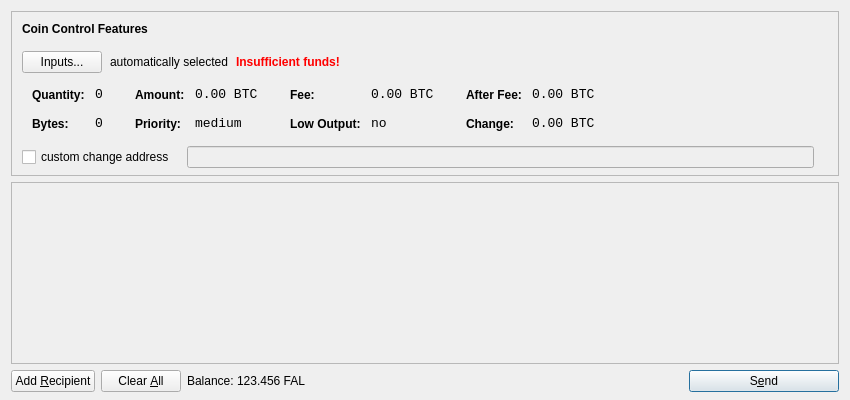
<?xml version="1.0" encoding="UTF-8"?>
<ui version="4.0">
 <class>SendCoinsDialog</class>
 <widget class="QDialog" name="SendCoinsDialog">
  <property name="geometry">
   <rect>
    <x>0</x>
    <y>0</y>
    <width>850</width>
    <height>400</height>
   </rect>
  </property>
  <property name="windowTitle">
   <string>Send Coins</string>
  </property>
  <layout class="QVBoxLayout" name="verticalLayout" stretch="0,1,0">
   <property name="bottomMargin">
    <number>8</number>
   </property>
   <item>
    <widget class="QFrame" name="frameCoinControl">
     <property name="sizePolicy">
      <sizepolicy hsizetype="Expanding" vsizetype="Expanding">
       <horstretch>0</horstretch>
       <verstretch>0</verstretch>
      </sizepolicy>
     </property>
     <property name="maximumSize">
      <size>
       <width>16777215</width>
       <height>16777215</height>
      </size>
     </property>
     <property name="frameShape">
      <enum>QFrame::StyledPanel</enum>
     </property>
     <property name="frameShadow">
      <enum>QFrame::Sunken</enum>
     </property>
     <layout class="QVBoxLayout" name="verticalLayoutCoinControl2">
      <property name="spacing">
       <number>-1</number>
      </property>
      <property name="leftMargin">
       <number>0</number>
      </property>
      <property name="topMargin">
       <number>0</number>
      </property>
      <property name="rightMargin">
       <number>0</number>
      </property>
      <property name="bottomMargin">
       <number>6</number>
      </property>
      <item>
       <layout class="QVBoxLayout" name="verticalLayoutCoinControl" stretch="0,0,0,0,1">
        <property name="spacing">
         <number>0</number>
        </property>
        <property name="leftMargin">
         <number>10</number>
        </property>
        <property name="topMargin">
         <number>10</number>
        </property>
        <item>
         <layout class="QHBoxLayout" name="horizontalLayoutCoinControl1">
          <property name="bottomMargin">
           <number>15</number>
          </property>
          <item>
           <widget class="QLabel" name="labelCoinControlFeatures">
            <property name="sizePolicy">
             <sizepolicy hsizetype="Preferred" vsizetype="Maximum">
              <horstretch>0</horstretch>
              <verstretch>0</verstretch>
             </sizepolicy>
            </property>
            <property name="font">
             <font>
              <weight>75</weight>
              <bold>true</bold>
             </font>
            </property>
            <property name="styleSheet">
             <string notr="true">font-weight:bold;</string>
            </property>
            <property name="text">
             <string>Coin Control Features</string>
            </property>
           </widget>
          </item>
         </layout>
        </item>
        <item>
         <layout class="QHBoxLayout" name="horizontalLayoutCoinControl2" stretch="0,0,0,0">
          <property name="spacing">
           <number>8</number>
          </property>
          <property name="bottomMargin">
           <number>10</number>
          </property>
          <item>
           <widget class="QPushButton" name="pushButtonCoinControl">
            <property name="styleSheet">
             <string notr="true"/>
            </property>
            <property name="text">
             <string>Inputs...</string>
            </property>
           </widget>
          </item>
          <item>
           <widget class="QLabel" name="labelCoinControlAutomaticallySelected">
            <property name="text">
             <string>automatically selected</string>
            </property>
            <property name="margin">
             <number>5</number>
            </property>
           </widget>
          </item>
          <item>
           <widget class="QLabel" name="labelCoinControlInsuffFunds">
            <property name="font">
             <font>
              <weight>75</weight>
              <bold>true</bold>
             </font>
            </property>
            <property name="styleSheet">
             <string notr="true">color:red;font-weight:bold;</string>
            </property>
            <property name="text">
             <string>Insufficient funds!</string>
            </property>
            <property name="margin">
             <number>5</number>
            </property>
           </widget>
          </item>
          <item>
           <spacer name="horizontalSpacerCoinControl">
            <property name="orientation">
             <enum>Qt::Horizontal</enum>
            </property>
            <property name="sizeHint" stdset="0">
             <size>
              <width>40</width>
              <height>1</height>
             </size>
            </property>
           </spacer>
          </item>
         </layout>
        </item>
        <item>
         <widget class="QWidget" name="widgetCoinControl" native="true">
          <property name="sizePolicy">
           <sizepolicy hsizetype="Preferred" vsizetype="Preferred">
            <horstretch>0</horstretch>
            <verstretch>0</verstretch>
           </sizepolicy>
          </property>
          <property name="minimumSize">
           <size>
            <width>0</width>
            <height>0</height>
           </size>
          </property>
          <property name="styleSheet">
           <string notr="true"/>
          </property>
          <layout class="QHBoxLayout" name="horizontalLayoutCoinControl5">
           <property name="margin">
            <number>0</number>
           </property>
           <item>
            <layout class="QHBoxLayout" name="horizontalLayoutCoinControl3" stretch="0,0,0,1">
             <property name="spacing">
              <number>20</number>
             </property>
             <property name="topMargin">
              <number>0</number>
             </property>
             <property name="bottomMargin">
              <number>10</number>
             </property>
             <item>
              <layout class="QFormLayout" name="formLayoutCoinControl1">
               <property name="horizontalSpacing">
                <number>10</number>
               </property>
               <property name="verticalSpacing">
                <number>14</number>
               </property>
               <property name="leftMargin">
                <number>10</number>
               </property>
               <property name="topMargin">
                <number>4</number>
               </property>
               <property name="rightMargin">
                <number>6</number>
               </property>
               <item row="0" column="0">
                <widget class="QLabel" name="labelCoinControlQuantityText">
                 <property name="styleSheet">
                  <string notr="true">font-weight:bold;</string>
                 </property>
                 <property name="text">
                  <string>Quantity:</string>
                 </property>
                 <property name="margin">
                  <number>0</number>
                 </property>
                </widget>
               </item>
               <item row="0" column="1">
                <widget class="QLabel" name="labelCoinControlQuantity">
                 <property name="font">
                  <font>
                   <family>Monospace</family>
                   <pointsize>10</pointsize>
                  </font>
                 </property>
                 <property name="cursor">
                  <cursorShape>IBeamCursor</cursorShape>
                 </property>
                 <property name="contextMenuPolicy">
                  <enum>Qt::ActionsContextMenu</enum>
                 </property>
                 <property name="text">
                  <string notr="true">0</string>
                 </property>
                 <property name="margin">
                  <number>0</number>
                 </property>
                 <property name="textInteractionFlags">
                  <set>Qt::LinksAccessibleByMouse|Qt::TextSelectableByKeyboard|Qt::TextSelectableByMouse</set>
                 </property>
                </widget>
               </item>
               <item row="1" column="0">
                <widget class="QLabel" name="labelCoinControlBytesText">
                 <property name="styleSheet">
                  <string notr="true">font-weight:bold;</string>
                 </property>
                 <property name="text">
                  <string>Bytes:</string>
                 </property>
                </widget>
               </item>
               <item row="1" column="1">
                <widget class="QLabel" name="labelCoinControlBytes">
                 <property name="font">
                  <font>
                   <family>Monospace</family>
                   <pointsize>10</pointsize>
                  </font>
                 </property>
                 <property name="cursor">
                  <cursorShape>IBeamCursor</cursorShape>
                 </property>
                 <property name="contextMenuPolicy">
                  <enum>Qt::ActionsContextMenu</enum>
                 </property>
                 <property name="text">
                  <string notr="true">0</string>
                 </property>
                 <property name="textInteractionFlags">
                  <set>Qt::LinksAccessibleByMouse|Qt::TextSelectableByKeyboard|Qt::TextSelectableByMouse</set>
                 </property>
                </widget>
               </item>
              </layout>
             </item>
             <item>
              <layout class="QFormLayout" name="formLayoutCoinControl2">
               <property name="horizontalSpacing">
                <number>10</number>
               </property>
               <property name="verticalSpacing">
                <number>14</number>
               </property>
               <property name="leftMargin">
                <number>6</number>
               </property>
               <property name="topMargin">
                <number>4</number>
               </property>
               <property name="rightMargin">
                <number>6</number>
               </property>
               <item row="0" column="0">
                <widget class="QLabel" name="labelCoinControlAmountText">
                 <property name="styleSheet">
                  <string notr="true">font-weight:bold;</string>
                 </property>
                 <property name="text">
                  <string>Amount:</string>
                 </property>
                 <property name="margin">
                  <number>0</number>
                 </property>
                </widget>
               </item>
               <item row="0" column="1">
                <widget class="QLabel" name="labelCoinControlAmount">
                 <property name="font">
                  <font>
                   <family>Monospace</family>
                   <pointsize>10</pointsize>
                  </font>
                 </property>
                 <property name="cursor">
                  <cursorShape>IBeamCursor</cursorShape>
                 </property>
                 <property name="contextMenuPolicy">
                  <enum>Qt::ActionsContextMenu</enum>
                 </property>
                 <property name="text">
                  <string notr="true">0.00 BTC</string>
                 </property>
                 <property name="textInteractionFlags">
                  <set>Qt::LinksAccessibleByMouse|Qt::TextSelectableByKeyboard|Qt::TextSelectableByMouse</set>
                 </property>
                </widget>
               </item>
               <item row="1" column="0">
                <widget class="QLabel" name="labelCoinControlPriorityText">
                 <property name="styleSheet">
                  <string notr="true">font-weight:bold;</string>
                 </property>
                 <property name="text">
                  <string>Priority:</string>
                 </property>
                </widget>
               </item>
               <item row="1" column="1">
                <widget class="QLabel" name="labelCoinControlPriority">
                 <property name="font">
                  <font>
                   <family>Monospace</family>
                   <pointsize>10</pointsize>
                  </font>
                 </property>
                 <property name="cursor">
                  <cursorShape>IBeamCursor</cursorShape>
                 </property>
                 <property name="contextMenuPolicy">
                  <enum>Qt::ActionsContextMenu</enum>
                 </property>
                 <property name="text">
                  <string>medium</string>
                 </property>
                 <property name="textInteractionFlags">
                  <set>Qt::LinksAccessibleByMouse|Qt::TextSelectableByKeyboard|Qt::TextSelectableByMouse</set>
                 </property>
                </widget>
               </item>
              </layout>
             </item>
             <item>
              <layout class="QFormLayout" name="formLayoutCoinControl3">
               <property name="horizontalSpacing">
                <number>10</number>
               </property>
               <property name="verticalSpacing">
                <number>14</number>
               </property>
               <property name="leftMargin">
                <number>6</number>
               </property>
               <property name="topMargin">
                <number>4</number>
               </property>
               <property name="rightMargin">
                <number>6</number>
               </property>
               <item row="0" column="0">
                <widget class="QLabel" name="labelCoinControlFeeText">
                 <property name="styleSheet">
                  <string notr="true">font-weight:bold;</string>
                 </property>
                 <property name="text">
                  <string>Fee:</string>
                 </property>
                 <property name="margin">
                  <number>0</number>
                 </property>
                </widget>
               </item>
               <item row="0" column="1">
                <widget class="QLabel" name="labelCoinControlFee">
                 <property name="font">
                  <font>
                   <family>Monospace</family>
                   <pointsize>10</pointsize>
                  </font>
                 </property>
                 <property name="cursor">
                  <cursorShape>IBeamCursor</cursorShape>
                 </property>
                 <property name="contextMenuPolicy">
                  <enum>Qt::ActionsContextMenu</enum>
                 </property>
                 <property name="text">
                  <string notr="true">0.00 BTC</string>
                 </property>
                 <property name="textInteractionFlags">
                  <set>Qt::LinksAccessibleByMouse|Qt::TextSelectableByKeyboard|Qt::TextSelectableByMouse</set>
                 </property>
                </widget>
               </item>
               <item row="1" column="0">
                <widget class="QLabel" name="labelCoinControlLowOutputText">
                 <property name="styleSheet">
                  <string notr="true">font-weight:bold;</string>
                 </property>
                 <property name="text">
                  <string>Low Output:</string>
                 </property>
                </widget>
               </item>
               <item row="1" column="1">
                <widget class="QLabel" name="labelCoinControlLowOutput">
                 <property name="font">
                  <font>
                   <family>Monospace</family>
                   <pointsize>10</pointsize>
                  </font>
                 </property>
                 <property name="cursor">
                  <cursorShape>IBeamCursor</cursorShape>
                 </property>
                 <property name="contextMenuPolicy">
                  <enum>Qt::ActionsContextMenu</enum>
                 </property>
                 <property name="text">
                  <string>no</string>
                 </property>
                 <property name="textInteractionFlags">
                  <set>Qt::LinksAccessibleByMouse|Qt::TextSelectableByKeyboard|Qt::TextSelectableByMouse</set>
                 </property>
                </widget>
               </item>
              </layout>
             </item>
             <item>
              <layout class="QFormLayout" name="formLayoutCoinControl4">
               <property name="horizontalSpacing">
                <number>10</number>
               </property>
               <property name="verticalSpacing">
                <number>14</number>
               </property>
               <property name="leftMargin">
                <number>6</number>
               </property>
               <property name="topMargin">
                <number>4</number>
               </property>
               <property name="rightMargin">
                <number>6</number>
               </property>
               <item row="0" column="0">
                <widget class="QLabel" name="labelCoinControlAfterFeeText">
                 <property name="styleSheet">
                  <string notr="true">font-weight:bold;</string>
                 </property>
                 <property name="text">
                  <string>After Fee:</string>
                 </property>
                 <property name="margin">
                  <number>0</number>
                 </property>
                </widget>
               </item>
               <item row="0" column="1">
                <widget class="QLabel" name="labelCoinControlAfterFee">
                 <property name="font">
                  <font>
                   <family>Monospace</family>
                   <pointsize>10</pointsize>
                  </font>
                 </property>
                 <property name="cursor">
                  <cursorShape>IBeamCursor</cursorShape>
                 </property>
                 <property name="contextMenuPolicy">
                  <enum>Qt::ActionsContextMenu</enum>
                 </property>
                 <property name="text">
                  <string notr="true">0.00 BTC</string>
                 </property>
                 <property name="textInteractionFlags">
                  <set>Qt::LinksAccessibleByMouse|Qt::TextSelectableByKeyboard|Qt::TextSelectableByMouse</set>
                 </property>
                </widget>
               </item>
               <item row="1" column="0">
                <widget class="QLabel" name="labelCoinControlChangeText">
                 <property name="styleSheet">
                  <string notr="true">font-weight:bold;</string>
                 </property>
                 <property name="text">
                  <string>Change:</string>
                 </property>
                </widget>
               </item>
               <item row="1" column="1">
                <widget class="QLabel" name="labelCoinControlChange">
                 <property name="font">
                  <font>
                   <family>Monospace</family>
                   <pointsize>10</pointsize>
                  </font>
                 </property>
                 <property name="cursor">
                  <cursorShape>IBeamCursor</cursorShape>
                 </property>
                 <property name="contextMenuPolicy">
                  <enum>Qt::ActionsContextMenu</enum>
                 </property>
                 <property name="text">
                  <string notr="true">0.00 BTC</string>
                 </property>
                 <property name="textInteractionFlags">
                  <set>Qt::LinksAccessibleByMouse|Qt::TextSelectableByKeyboard|Qt::TextSelectableByMouse</set>
                 </property>
                </widget>
               </item>
              </layout>
             </item>
            </layout>
           </item>
          </layout>
         </widget>
        </item>
        <item>
         <layout class="QHBoxLayout" name="horizontalLayoutCoinControl4" stretch="0,0,0">
          <property name="spacing">
           <number>12</number>
          </property>
          <property name="sizeConstraint">
           <enum>QLayout::SetDefaultConstraint</enum>
          </property>
          <property name="topMargin">
           <number>5</number>
          </property>
          <property name="rightMargin">
           <number>5</number>
          </property>
          <item>
           <widget class="QCheckBox" name="checkBoxCoinControlChange">
            <property name="text">
             <string>custom change address</string>
            </property>
           </widget>
          </item>
          <item>
           <widget class="QLineEdit" name="lineEditCoinControlChange">
            <property name="enabled">
             <bool>false</bool>
            </property>
            <property name="sizePolicy">
             <sizepolicy hsizetype="Expanding" vsizetype="Fixed">
              <horstretch>0</horstretch>
              <verstretch>0</verstretch>
             </sizepolicy>
            </property>
           </widget>
          </item>
          <item>
           <widget class="QLabel" name="labelCoinControlChangeLabel">
            <property name="sizePolicy">
             <sizepolicy hsizetype="Preferred" vsizetype="Expanding">
              <horstretch>0</horstretch>
              <verstretch>0</verstretch>
             </sizepolicy>
            </property>
            <property name="minimumSize">
             <size>
              <width>0</width>
              <height>0</height>
             </size>
            </property>
            <property name="text">
             <string/>
            </property>
            <property name="margin">
             <number>3</number>
            </property>
           </widget>
          </item>
         </layout>
        </item>
        <item>
         <spacer name="verticalSpacerCoinControl">
          <property name="orientation">
           <enum>Qt::Vertical</enum>
          </property>
          <property name="sizeHint" stdset="0">
           <size>
            <width>800</width>
            <height>1</height>
           </size>
          </property>
         </spacer>
        </item>
       </layout>
      </item>
     </layout>
    </widget>
   </item>
   <item>
    <widget class="QScrollArea" name="scrollArea">
     <property name="widgetResizable">
      <bool>true</bool>
     </property>
     <widget class="QWidget" name="scrollAreaWidgetContents">
      <property name="geometry">
       <rect>
        <x>0</x>
        <y>0</y>
        <width>830</width>
        <height>165</height>
       </rect>
      </property>
      <layout class="QVBoxLayout" name="verticalLayout_2">
       <property name="margin">
        <number>0</number>
       </property>
       <item>
        <layout class="QVBoxLayout" name="entries">
         <property name="spacing">
          <number>6</number>
         </property>
        </layout>
       </item>
       <item>
        <spacer name="verticalSpacer">
         <property name="orientation">
          <enum>Qt::Vertical</enum>
         </property>
         <property name="sizeHint" stdset="0">
          <size>
           <width>20</width>
           <height>40</height>
          </size>
         </property>
        </spacer>
       </item>
      </layout>
     </widget>
    </widget>
   </item>
   <item>
    <layout class="QHBoxLayout" name="horizontalLayout">
     <item>
      <widget class="QPushButton" name="addButton">
       <property name="toolTip">
        <string>Send to multiple recipients at once</string>
       </property>
       <property name="text">
        <string>Add &amp;Recipient</string>
       </property>
       <property name="icon">
        <iconset resource="../bitcoin.qrc">
         <normaloff>:/icons/add</normaloff>:/icons/add</iconset>
       </property>
       <property name="autoDefault">
        <bool>false</bool>
       </property>
      </widget>
     </item>
     <item>
      <widget class="QPushButton" name="clearButton">
       <property name="sizePolicy">
        <sizepolicy hsizetype="Minimum" vsizetype="Fixed">
         <horstretch>0</horstretch>
         <verstretch>0</verstretch>
        </sizepolicy>
       </property>
       <property name="toolTip">
        <string>Remove all transaction fields</string>
       </property>
       <property name="text">
        <string>Clear &amp;All</string>
       </property>
       <property name="icon">
        <iconset resource="../bitcoin.qrc">
         <normaloff>:/icons/remove</normaloff>:/icons/remove</iconset>
       </property>
       <property name="autoRepeatDelay">
        <number>300</number>
       </property>
       <property name="autoDefault">
        <bool>false</bool>
       </property>
      </widget>
     </item>
     <item>
      <layout class="QHBoxLayout" name="horizontalLayout_2">
       <property name="spacing">
        <number>3</number>
       </property>
       <item>
        <widget class="QLabel" name="label">
         <property name="text">
          <string>Balance:</string>
         </property>
        </widget>
       </item>
       <item>
        <widget class="QLabel" name="labelBalance">
         <property name="cursor">
          <cursorShape>IBeamCursor</cursorShape>
         </property>
         <property name="text">
          <string>123.456 FAL</string>
         </property>
         <property name="textInteractionFlags">
          <set>Qt::LinksAccessibleByMouse|Qt::TextSelectableByKeyboard|Qt::TextSelectableByMouse</set>
         </property>
        </widget>
       </item>
      </layout>
     </item>
     <item>
      <spacer name="horizontalSpacer">
       <property name="orientation">
        <enum>Qt::Horizontal</enum>
       </property>
       <property name="sizeHint" stdset="0">
        <size>
         <width>40</width>
         <height>20</height>
        </size>
       </property>
      </spacer>
     </item>
     <item>
      <widget class="QPushButton" name="sendButton">
       <property name="minimumSize">
        <size>
         <width>150</width>
         <height>0</height>
        </size>
       </property>
       <property name="toolTip">
        <string>Confirm the send action</string>
       </property>
       <property name="text">
        <string>S&amp;end</string>
       </property>
       <property name="icon">
        <iconset resource="../bitcoin.qrc">
         <normaloff>:/icons/send</normaloff>:/icons/send</iconset>
       </property>
       <property name="default">
        <bool>true</bool>
       </property>
      </widget>
     </item>
    </layout>
   </item>
  </layout>
 </widget>
 <resources>
  <include location="../bitcoin.qrc"/>
 </resources>
 <connections/>
</ui>
